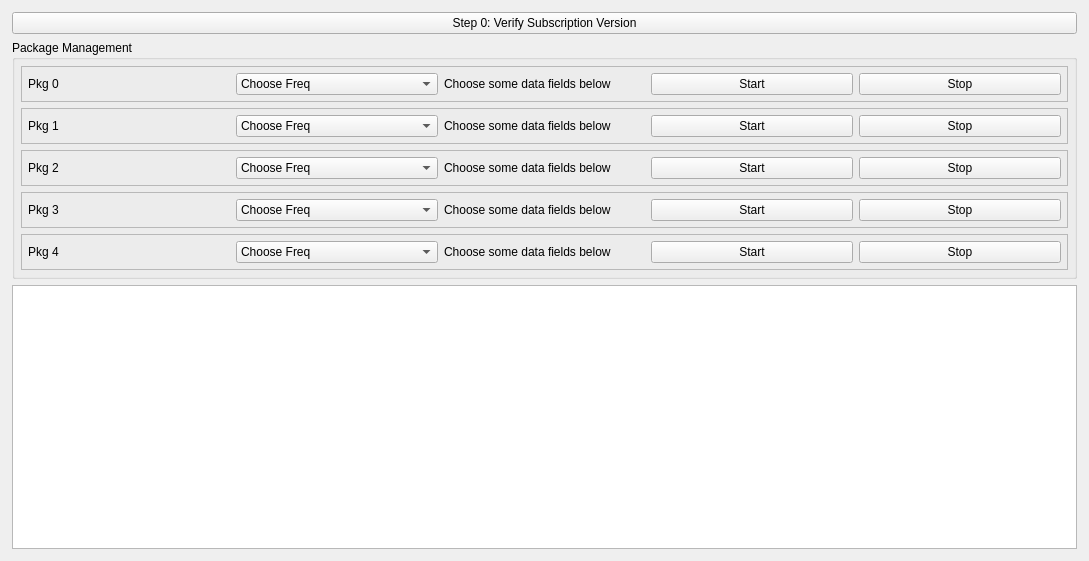
<?xml version="1.0" encoding="UTF-8"?>
<ui version="4.0">
 <class>SubscribePanel</class>
 <widget class="QWidget" name="SubscribePanel">
  <property name="geometry">
   <rect>
    <x>0</x>
    <y>0</y>
    <width>1089</width>
    <height>561</height>
   </rect>
  </property>
  <property name="minimumSize">
   <size>
    <width>970</width>
    <height>0</height>
   </size>
  </property>
  <property name="maximumSize">
   <size>
    <width>1100</width>
    <height>16777215</height>
   </size>
  </property>
  <property name="windowTitle">
   <string>Form</string>
  </property>
  <layout class="QVBoxLayout" name="verticalLayout_2">
   <property name="spacing">
    <number>6</number>
   </property>
   <property name="leftMargin">
    <number>12</number>
   </property>
   <property name="topMargin">
    <number>12</number>
   </property>
   <property name="rightMargin">
    <number>12</number>
   </property>
   <property name="bottomMargin">
    <number>12</number>
   </property>
   <item>
    <layout class="QHBoxLayout" name="horizontalLayout">
     <item>
      <widget class="QPushButton" name="btn_match">
       <property name="text">
        <string>Step 0: Verify Subscription Version</string>
       </property>
      </widget>
     </item>
    </layout>
   </item>
   <item>
    <widget class="QGroupBox" name="packageManagement">
     <property name="minimumSize">
      <size>
       <width>0</width>
       <height>0</height>
      </size>
     </property>
     <property name="title">
      <string>Package Management</string>
     </property>
     <layout class="QVBoxLayout" name="verticalLayout">
      <property name="spacing">
       <number>6</number>
      </property>
      <property name="leftMargin">
       <number>6</number>
      </property>
      <property name="topMargin">
       <number>6</number>
      </property>
      <property name="rightMargin">
       <number>6</number>
      </property>
      <property name="bottomMargin">
       <number>6</number>
      </property>
      <item>
       <widget class="QFrame" name="pkg0Frame">
        <property name="frameShape">
         <enum>QFrame::StyledPanel</enum>
        </property>
        <property name="frameShadow">
         <enum>QFrame::Raised</enum>
        </property>
        <layout class="QHBoxLayout" name="horizontalLayout_3">
         <property name="spacing">
          <number>6</number>
         </property>
         <property name="leftMargin">
          <number>6</number>
         </property>
         <property name="topMargin">
          <number>6</number>
         </property>
         <property name="rightMargin">
          <number>6</number>
         </property>
         <property name="bottomMargin">
          <number>6</number>
         </property>
         <item>
          <widget class="QLabel" name="labelPkg0">
           <property name="text">
            <string>Pkg 0</string>
           </property>
          </widget>
         </item>
         <item>
          <widget class="QComboBox" name="freqPkg0">
           <property name="currentText">
            <string extracomment="Choose freq">Choose Freq</string>
           </property>
           <item>
            <property name="text">
             <string>Choose Freq</string>
            </property>
           </item>
           <item>
            <property name="text">
             <string>0 Hz (One Shot)</string>
            </property>
           </item>
           <item>
            <property name="text">
             <string>1 Hz</string>
            </property>
           </item>
           <item>
            <property name="text">
             <string>10 Hz</string>
            </property>
           </item>
           <item>
            <property name="text">
             <string>50 Hz</string>
            </property>
           </item>
           <item>
            <property name="text">
             <string>100 Hz</string>
            </property>
           </item>
           <item>
            <property name="text">
             <string>200 Hz</string>
            </property>
           </item>
           <item>
            <property name="text">
             <string>400 Hz</string>
            </property>
           </item>
          </widget>
         </item>
         <item>
          <widget class="QLabel" name="warnPkg0">
           <property name="text">
            <string>Choose some data fields below</string>
           </property>
          </widget>
         </item>
         <item>
          <widget class="QPushButton" name="startPkg0">
           <property name="text">
            <string>Start</string>
           </property>
          </widget>
         </item>
         <item>
          <widget class="QPushButton" name="stopPkg0">
           <property name="text">
            <string>Stop</string>
           </property>
          </widget>
         </item>
        </layout>
       </widget>
      </item>
      <item>
       <widget class="QFrame" name="pkg1Frame">
        <property name="frameShape">
         <enum>QFrame::StyledPanel</enum>
        </property>
        <property name="frameShadow">
         <enum>QFrame::Raised</enum>
        </property>
        <layout class="QHBoxLayout" name="horizontalLayout_4">
         <property name="spacing">
          <number>6</number>
         </property>
         <property name="leftMargin">
          <number>6</number>
         </property>
         <property name="topMargin">
          <number>6</number>
         </property>
         <property name="rightMargin">
          <number>6</number>
         </property>
         <property name="bottomMargin">
          <number>6</number>
         </property>
         <item>
          <widget class="QLabel" name="labelPkg1">
           <property name="text">
            <string>Pkg 1</string>
           </property>
          </widget>
         </item>
         <item>
          <widget class="QComboBox" name="freqPkg1">
           <property name="currentText">
            <string extracomment="Choose freq">Choose Freq</string>
           </property>
           <item>
            <property name="text">
             <string>Choose Freq</string>
            </property>
           </item>
           <item>
            <property name="text">
             <string>0 Hz (One Shot)</string>
            </property>
           </item>
           <item>
            <property name="text">
             <string>1 Hz</string>
            </property>
           </item>
           <item>
            <property name="text">
             <string>10 Hz</string>
            </property>
           </item>
           <item>
            <property name="text">
             <string>50 Hz</string>
            </property>
           </item>
           <item>
            <property name="text">
             <string>100 Hz</string>
            </property>
           </item>
           <item>
            <property name="text">
             <string>200 Hz</string>
            </property>
           </item>
           <item>
            <property name="text">
             <string>400 Hz</string>
            </property>
           </item>
          </widget>
         </item>
         <item>
          <widget class="QLabel" name="warnPkg1">
           <property name="text">
            <string>Choose some data fields below</string>
           </property>
          </widget>
         </item>
         <item>
          <widget class="QPushButton" name="startPkg1">
           <property name="text">
            <string>Start</string>
           </property>
          </widget>
         </item>
         <item>
          <widget class="QPushButton" name="stopPkg1">
           <property name="text">
            <string>Stop</string>
           </property>
          </widget>
         </item>
        </layout>
       </widget>
      </item>
      <item>
       <widget class="QFrame" name="pkg2Frame">
        <property name="frameShape">
         <enum>QFrame::StyledPanel</enum>
        </property>
        <property name="frameShadow">
         <enum>QFrame::Raised</enum>
        </property>
        <layout class="QHBoxLayout" name="horizontalLayout_5">
         <property name="spacing">
          <number>6</number>
         </property>
         <property name="leftMargin">
          <number>6</number>
         </property>
         <property name="topMargin">
          <number>6</number>
         </property>
         <property name="rightMargin">
          <number>6</number>
         </property>
         <property name="bottomMargin">
          <number>6</number>
         </property>
         <item>
          <widget class="QLabel" name="labelPkg2">
           <property name="text">
            <string>Pkg 2</string>
           </property>
          </widget>
         </item>
         <item>
          <widget class="QComboBox" name="freqPkg2">
           <property name="currentText">
            <string extracomment="Choose freq">Choose Freq</string>
           </property>
           <item>
            <property name="text">
             <string>Choose Freq</string>
            </property>
           </item>
           <item>
            <property name="text">
             <string>0 Hz (One Shot)</string>
            </property>
           </item>
           <item>
            <property name="text">
             <string>1 Hz</string>
            </property>
           </item>
           <item>
            <property name="text">
             <string>10 Hz</string>
            </property>
           </item>
           <item>
            <property name="text">
             <string>50 Hz</string>
            </property>
           </item>
           <item>
            <property name="text">
             <string>100 Hz</string>
            </property>
           </item>
           <item>
            <property name="text">
             <string>200 Hz</string>
            </property>
           </item>
           <item>
            <property name="text">
             <string>400 Hz</string>
            </property>
           </item>
          </widget>
         </item>
         <item>
          <widget class="QLabel" name="warnPkg2">
           <property name="text">
            <string>Choose some data fields below</string>
           </property>
          </widget>
         </item>
         <item>
          <widget class="QPushButton" name="startPkg2">
           <property name="text">
            <string>Start</string>
           </property>
          </widget>
         </item>
         <item>
          <widget class="QPushButton" name="stopPkg2">
           <property name="text">
            <string>Stop</string>
           </property>
          </widget>
         </item>
        </layout>
       </widget>
      </item>
      <item>
       <widget class="QFrame" name="pkg3Frame">
        <property name="frameShape">
         <enum>QFrame::StyledPanel</enum>
        </property>
        <property name="frameShadow">
         <enum>QFrame::Raised</enum>
        </property>
        <layout class="QHBoxLayout" name="horizontalLayout_6">
         <property name="spacing">
          <number>6</number>
         </property>
         <property name="leftMargin">
          <number>6</number>
         </property>
         <property name="topMargin">
          <number>6</number>
         </property>
         <property name="rightMargin">
          <number>6</number>
         </property>
         <property name="bottomMargin">
          <number>6</number>
         </property>
         <item>
          <widget class="QLabel" name="labelPkg3">
           <property name="text">
            <string>Pkg 3</string>
           </property>
          </widget>
         </item>
         <item>
          <widget class="QComboBox" name="freqPkg3">
           <property name="currentText">
            <string extracomment="Choose freq">Choose Freq</string>
           </property>
           <item>
            <property name="text">
             <string>Choose Freq</string>
            </property>
           </item>
           <item>
            <property name="text">
             <string>0 Hz (One Shot)</string>
            </property>
           </item>
           <item>
            <property name="text">
             <string>1 Hz</string>
            </property>
           </item>
           <item>
            <property name="text">
             <string>10 Hz</string>
            </property>
           </item>
           <item>
            <property name="text">
             <string>50 Hz</string>
            </property>
           </item>
           <item>
            <property name="text">
             <string>100 Hz</string>
            </property>
           </item>
           <item>
            <property name="text">
             <string>200 Hz</string>
            </property>
           </item>
           <item>
            <property name="text">
             <string>400 Hz</string>
            </property>
           </item>
          </widget>
         </item>
         <item>
          <widget class="QLabel" name="warnPkg3">
           <property name="text">
            <string>Choose some data fields below</string>
           </property>
          </widget>
         </item>
         <item>
          <widget class="QPushButton" name="startPkg3">
           <property name="text">
            <string>Start</string>
           </property>
          </widget>
         </item>
         <item>
          <widget class="QPushButton" name="stopPkg3">
           <property name="text">
            <string>Stop</string>
           </property>
          </widget>
         </item>
        </layout>
       </widget>
      </item>
      <item>
       <widget class="QFrame" name="pkg4Frame">
        <property name="frameShape">
         <enum>QFrame::StyledPanel</enum>
        </property>
        <property name="frameShadow">
         <enum>QFrame::Raised</enum>
        </property>
        <layout class="QHBoxLayout" name="horizontalLayout_7">
         <property name="spacing">
          <number>6</number>
         </property>
         <property name="leftMargin">
          <number>6</number>
         </property>
         <property name="topMargin">
          <number>6</number>
         </property>
         <property name="rightMargin">
          <number>6</number>
         </property>
         <property name="bottomMargin">
          <number>6</number>
         </property>
         <item>
          <widget class="QLabel" name="labelPkg4">
           <property name="text">
            <string>Pkg 4</string>
           </property>
          </widget>
         </item>
         <item>
          <widget class="QComboBox" name="freqPkg4">
           <property name="currentText">
            <string extracomment="Choose freq">Choose Freq</string>
           </property>
           <item>
            <property name="text">
             <string>Choose Freq</string>
            </property>
           </item>
           <item>
            <property name="text">
             <string>0 Hz (One Shot)</string>
            </property>
           </item>
           <item>
            <property name="text">
             <string>1 Hz</string>
            </property>
           </item>
           <item>
            <property name="text">
             <string>10 Hz</string>
            </property>
           </item>
           <item>
            <property name="text">
             <string>50 Hz</string>
            </property>
           </item>
           <item>
            <property name="text">
             <string>100 Hz</string>
            </property>
           </item>
           <item>
            <property name="text">
             <string>200 Hz</string>
            </property>
           </item>
           <item>
            <property name="text">
             <string>400 Hz</string>
            </property>
           </item>
          </widget>
         </item>
         <item>
          <widget class="QLabel" name="warnPkg4">
           <property name="text">
            <string>Choose some data fields below</string>
           </property>
          </widget>
         </item>
         <item>
          <widget class="QPushButton" name="startPkg4">
           <property name="text">
            <string>Start</string>
           </property>
          </widget>
         </item>
         <item>
          <widget class="QPushButton" name="stopPkg4">
           <property name="text">
            <string>Stop</string>
           </property>
          </widget>
         </item>
        </layout>
       </widget>
      </item>
     </layout>
    </widget>
   </item>
   <item>
    <widget class="QTableWidget" name="tableWidget"/>
   </item>
  </layout>
 </widget>
 <resources/>
 <connections/>
</ui>
